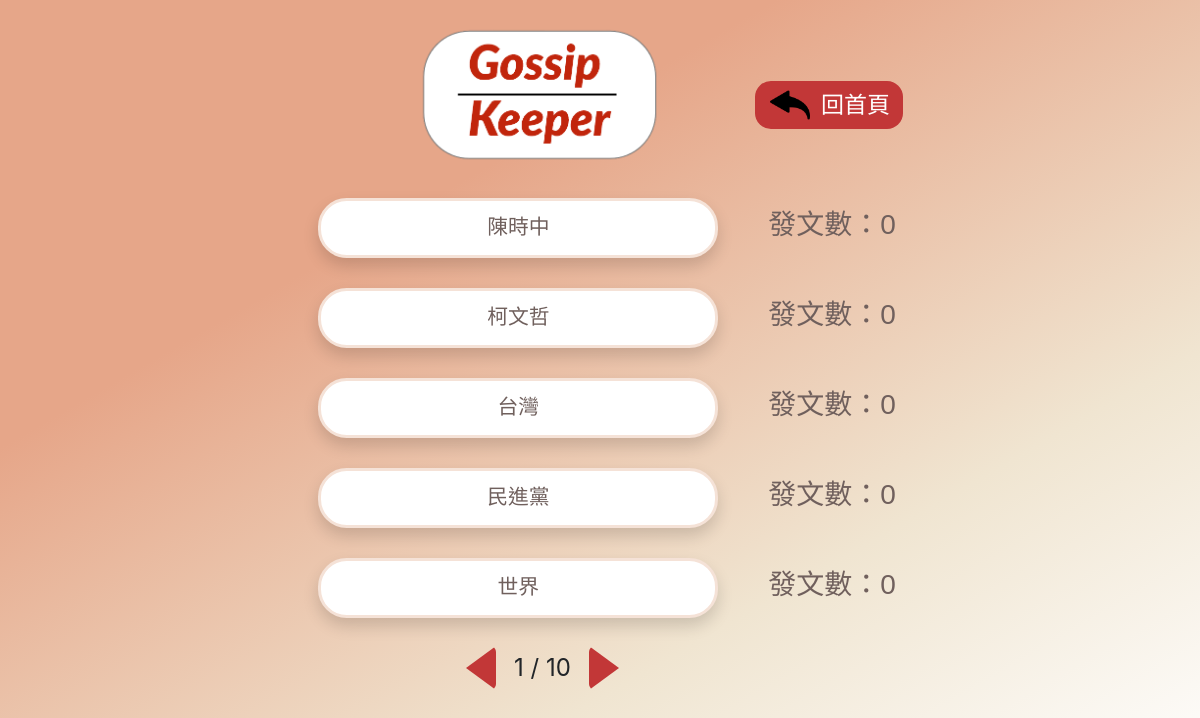
Screenshot of /topic with the database file from the repository.
### FrontEnd/models.py (models this page shows, shortened)
class Topic(models.Model):
    name = models.CharField(max_length=20, verbose_name="話題", blank=True)
    post_number = models.IntegerField(verbose_name="發文數", default=0)
    times = models.IntegerField(verbose_name="出現次數", default=0)
    link = models.URLField(verbose_name="搜尋連結", blank=True, null=True)
    created_date = models.DateField(default=timezone.now,verbose_name='建立日期')
    update_date = models.DateField(auto_now=True, verbose_name='更新日期')
    class Meta:
        verbose_name = "話題"   # 單數
        verbose_name_plural = verbose_name   #複數
        ordering = ['-times']
    def __str__(self):
        return self.name

### FrontEnd/views.py (the view)
# urls.py: path('topic', views.topic, name='topic'),
def topic(request):
    topic = Topic.objects.values('name').distinct()
    for t in topic:
        print(t['name'])
        post_num = Post.objects.filter(topic=t['name']).count()
        tme_post = Topic.objects.get(name=t['name'])
        print(tme_post)
        Topic.objects.filter(name=t['name']).update(post_number=post_num)
        print(post_num)
        print("------")
    topic = Topic.objects.all()
    paginator = Paginator(topic, 5)
    page = request.GET.get('page')
    topic = paginator.get_page(page)
    print("總共有",paginator.num_pages,"頁")
    print("多少資料",paginator.object_list)
    print(topic.paginator.page_range)
    context = {
        'topic':topic,
        'post_num':post_num
    }
    return render(request, "topic/topic.html", context)

### templates/topic/topic.html (shortened to what this page needs)
{% extends 'base/base.html' %}
{% block import %}
{% load static%}
<link rel="stylesheet" href="{% static 'css/topic/topic.css' %}">
{% endblock %}
{% block main %}
    <div class="container" style="height: 188px; display: flex; padding-left: 382px;">
        <div class="row row-one" style="padding:20px 0px">
            <div class="col-7">
                <div class="logo">
                    <img src="{% static 'img/index/LOGO.png' %}" class="img-fluid" alt="Gossip Keeper">
                </div>
            </div>
            <div class="col-5">
                <div class="previous_page">
                    <img src="{% static 'img/topic/left_arrow.png' %}" class="img-fluid left_arrow">
                    <a href="{% url 'index' %}" type="button" class="btn">回首頁</a>
                </div>
            </div>
        </div>
    </div>
    <div class="container" style="height: 558px;padding-left: 107px;">
        {% for t in topic %}
        <div class="row row-two" style="padding:10px 0px; margin-bottom: 10px;">
            <div class="col-7">
                <a href="{% url 'all' topic=t.name %}">
                    <div class="board shadow">
                        {{ t.name }}
                    </div>
                </a>
            </div>
            <div class="col-5">
                <h3 class="post-text">發文數：{{ t.post_number }}</h3>
            </div>
        </div>
        {% endfor %}
        {% if topic %}
        <div class="row row-three" style="    padding-left: 344px;">
            <ul class="pagination" style="position: absolute;">
                <li class="page-item">
                    <a href="{% if topic.has_previous %} ?page={{ topic.previous_page_number }} {% endif %}"><div class="previous_triangle"></div></a>
                </li>
                <span class="page">
                    {% for i in topic.paginator.page_range %}
                        {% if i == topic.number %}
                            {{ i }}
                        {% endif %}
                    {% endfor %}
                    / {{ topic.paginator.num_pages }}
                </span>
                <li class="page-item">
                    <a href="{% if topic.has_next %} ?page={{ topic.next_page_number }} {% endif %}"><div class="next_triangle"></div></a>
                </li>
            </ul>
        </div>
        {% endif %}
    </div>
{% endblock %}

### static/css/base/base.css (style rules this page uses)
* { margin: 0; padding: 0; }
body { height:100vh; background: -webkit-linear-gradient(-60deg, #E6A689 30%, #F0E5D1 70%,#FFFFFF); }

### static/css/topic/topic.css (style rules this page uses)
.logo { text-align: right; padding-right: 125px; }
.logo .img-fluid { max-width: 255px; }
.previous_page { height: 100%; padding-top: 10%; align-items: center; display: flex; }
.previous_page .btn { font-family: 'Noto Sans TC', sans-serif; color: #ffffff; background-color: #C23737; font-size: 23px; padding-left: 65px; border-radius: 1rem; }
.left_arrow { position: absolute; margin: 6px 15px; width: 40px; }
.board { font-family: 'Noto Sans TC', sans-serif; color: #70605D; font-size: 1.3rem; text-align: center; background-color: #FFFFFF; border: 3px solid #f5e2d7; border-radius: 1.8rem; width: 400px; height: 60px; padding: 10px 20px; float: right; }
.post-text { font-family: 'Noto Sans TC', sans-serif; color: #70605D; margin: 10px 20px; }
.next_triangle { width: 0; height: 0; margin-top: 8px; border-style: solid; border-width: 22px 0 22px 30px; border-color: transparent transparent transparent #c23737; border-radius: 6px; }
.previous_triangle { width: 0; height: 0; margin-top: 8px; border-style: solid; border-width: 22px 30px 22px 0; border-color: transparent #c23737 transparent transparent; border-radius: 6px; }
.page { margin: 12px 18px 0 18px; font-size: 1.5rem; }

### rows the page displays
Topic: name "陳時中", post_number "0"
Topic: name "柯文哲", post_number "0"
Topic: name "台灣", post_number "0"
Topic: name "民進黨", post_number "0"
Topic: name "世界", post_number "0"

### other values shown
{{ i }} "1"
{{ topic.paginator.num_pages }} "10"
